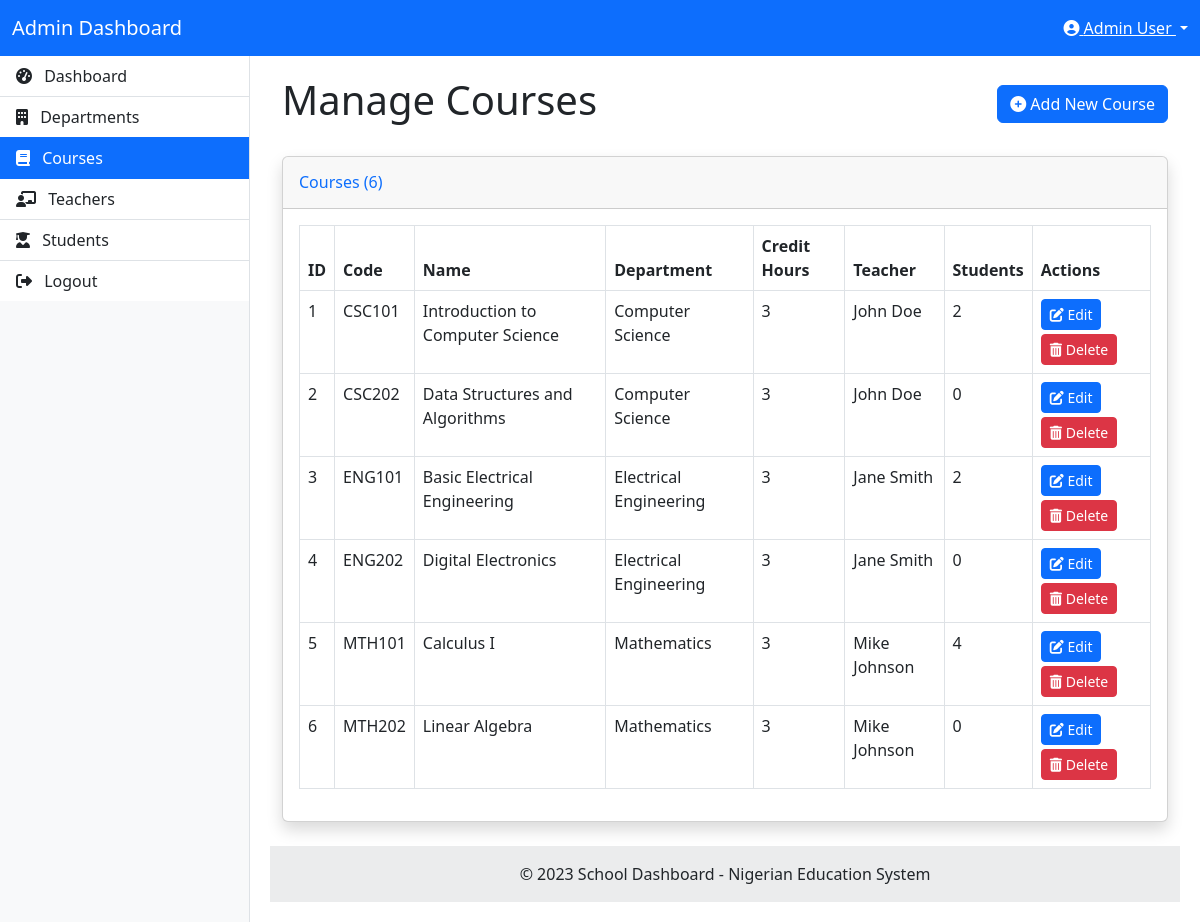
The page /admin/courses.php (signed in) on the database its author committed.
### tables this page shows
CREATE TABLE IF NOT EXISTS users (
    id INT AUTO_INCREMENT PRIMARY KEY,
    full_name VARCHAR(100) NOT NULL,
    email VARCHAR(100) NOT NULL UNIQUE,
    password VARCHAR(255) NOT NULL,
    user_type_id INT NOT NULL,
    department_id INT,
    age INT,
    profile_picture VARCHAR(255) DEFAULT 'default.jpg',
    created_at TIMESTAMP DEFAULT CURRENT_TIMESTAMP,
    FOREIGN KEY (user_type_id) REFERENCES user_types(id),
    FOREIGN KEY (department_id) REFERENCES departments(id)
);

CREATE TABLE IF NOT EXISTS courses (
    id INT AUTO_INCREMENT PRIMARY KEY,
    course_code VARCHAR(20) NOT NULL,
    title VARCHAR(100) NOT NULL,
    department_id INT NOT NULL,
    semester_id INT NOT NULL,
    credit_units INT NOT NULL,
    teacher_id INT,
    FOREIGN KEY (department_id) REFERENCES departments(id),
    FOREIGN KEY (semester_id) REFERENCES semesters(id),
    FOREIGN KEY (teacher_id) REFERENCES users(id)
);

CREATE TABLE IF NOT EXISTS departments (
    id INT AUTO_INCREMENT PRIMARY KEY,
    name VARCHAR(100) NOT NULL,
    created_at TIMESTAMP DEFAULT CURRENT_TIMESTAMP
);

### classes/Database.php (called while the page is built, shortened)
<?php
class Database {
    private $host = "localhost";
    private $username = "root";
    private $password = "";
    private $database = "school_dashboard";
    private $conn;
    public function __construct() {
        $this->conn = new mysqli($this->host, $this->username, $this->password, $this->database);
    }
    public function query($sql) {
        return $this->conn->query($sql);
    }
    public function prepare($sql) {
        return $this->conn->prepare($sql);
    }
}
?>

### classes/SessionManager.php (called while the page is built, shortened)
<?php
class SessionManager {
    public static function getUserId() {
        return isset($_SESSION['user_id']) ? $_SESSION['user_id'] : null;
    }
}
?>

### classes/User.php (called while the page is built, shortened)
<?php
require_once 'Database.php';
class User {
    private $db;
    public function __construct() {
        $this->db = new Database();
    }
    public function getUserById($id) {
        $sql = "SELECT u.*, d.name as department_name
                FROM users u
                LEFT JOIN departments d ON u.department_id = d.id
                WHERE u.id = ?";
        $stmt = $this->db->prepare($sql);
        $stmt->bind_param("i", $id);
        $stmt->execute();
        $result = $stmt->get_result();
        if ($result->num_rows === 1) {
            return $result->fetch_assoc();
        }
        return false;
    }
}
?>

### classes/Course.php (called while the page is built, shortened)
<?php
require_once 'Database.php';
class Course {
    private $db;
    public function __construct() {
        $this->db = new Database();
    }
    public function getAllCoursesWithDetails() {
        $sql = "SELECT c.*, d.name as department_name, u.full_name as teacher_name
                FROM courses c
                LEFT JOIN departments d ON c.department_id = d.id
                LEFT JOIN users u ON c.teacher_id = u.id
                ORDER BY c.id ASC";
        $result = $this->db->query($sql);
        $courses = [];
        while ($row = $result->fetch_assoc()) {
            $courses[] = $row;
        }
        return $courses;
    }
    public function getEnrolledStudentsCount($course_id) {
        $sql = "SELECT COUNT(*) as count FROM student_courses WHERE course_id = ?";
        $stmt = $this->db->prepare($sql);
        $stmt->bind_param("i", $course_id);
        $stmt->execute();
        $result = $stmt->get_result();
        if ($result->num_rows === 1) {
            $row = $result->fetch_assoc();
            return $row['count'];
        }
        return 0;
    }
}
?>

### admin/courses.php (the view, shortened to what this page needs)
<!DOCTYPE html>
<html lang="en">
<head>
    <link href="https://cdn.jsdelivr.net/npm/bootstrap@5.3.0-alpha1/dist/css/bootstrap.min.css" rel="stylesheet">
    <link rel="stylesheet" href="https://cdnjs.cloudflare.com/ajax/libs/font-awesome/6.4.0/css/all.min.css">
</head>
<body>
    <?php
    require_once '../classes/SessionManager.php';
    require_once '../classes/User.php';
    require_once '../classes/Course.php';
    $user = new User();
    $course = new Course();
    $userData = $user->getUserById(SessionManager::getUserId());
    $courses = $course->getAllCoursesWithDetails();
    ?>
    <nav class="navbar navbar-expand-lg navbar-dark bg-primary">
        <div class="container-fluid">
            <a class="navbar-brand" href="dashboard.php">Admin Dashboard</a>
            <div class="ms-auto">
                <div class="dropdown">
                    <a class="text-white dropdown-toggle" href="#" role="button" id="dropdownMenuLink" data-bs-toggle="dropdown" aria-expanded="false">
                        <i class="fas fa-user-circle"></i> <?php echo $userData['full_name']; ?>
                    </a>
                </div>
            </div>
        </div>
    </nav>
    <div class="layout-container">
        <div class="sidebar">
            <div class="list-group list-group-flush">
                <a href="dashboard.php" class="list-group-item list-group-item-action">
                    <i class="fas fa-tachometer-alt me-2"></i> Dashboard
                </a>
                <a href="departments.php" class="list-group-item list-group-item-action">
                    <i class="fas fa-building me-2"></i> Departments
                </a>
                <a href="courses.php" class="list-group-item list-group-item-action active">
                    <i class="fas fa-book me-2"></i> Courses
                </a>
                <a href="teachers.php" class="list-group-item list-group-item-action">
                    <i class="fas fa-chalkboard-teacher me-2"></i> Teachers
                </a>
                <a href="students.php" class="list-group-item list-group-item-action">
                    <i class="fas fa-user-graduate me-2"></i> Students
                </a>
                <a href="../logout.php" class="list-group-item list-group-item-action">
                    <i class="fas fa-sign-out-alt me-2"></i> Logout
                </a>
            </div>
        </div>
        <div class="content">
            <div class="container-fluid">
                <div class="d-flex justify-content-between align-items-center mb-4">
                    <h1>Manage Courses</h1>
                    <button type="button" class="btn btn-primary" data-bs-toggle="modal" data-bs-target="#addCourseModal">
                        <i class="fas fa-plus-circle"></i> Add New Course
                    </button>
                </div>
                <div class="card shadow mb-4">
                    <div class="card-header py-3">
                        <h6 class="m-0 font-weight-bold text-primary">Courses (<?php echo count($courses); ?>)</h6>
                    </div>
                    <div class="card-body">
                        <?php if (empty($courses)): ?>
                            <div class="alert alert-info">
                                <p>No courses found.</p>
                            </div>
                        <?php else: ?>
                            <div class="table-responsive">
                                <table class="table table-bordered" width="100%" cellspacing="0">
                                    <thead>
                                        <tr>
                                            <th>ID</th>
                                            <th>Code</th>
                                            <th>Name</th>
                                            <th>Department</th>
                                            <th>Credit Hours</th>
                                            <th>Teacher</th>
                                            <th>Students</th>
                                            <th>Actions</th>
                                        </tr>
                                    </thead>
                                    <tbody>
                                        <?php foreach ($courses as $c):
                                            $studentsCount = $course->getEnrolledStudentsCount($c['id']);
                                        ?>
                                            <tr>
                                                <td><?php echo $c['id']; ?></td>
                                                <td><?php echo $c['course_code']; ?></td>
                                                <td><?php echo $c['title']; ?></td>
                                                <td><?php echo $c['department_name']; ?></td>
                                                <td><?php echo $c['credit_units']; ?></td>
                                                <td><?php echo $c['teacher_name']; ?></td>
                                                <td><?php echo $studentsCount; ?></td>
                                                <td>
                                                    <button type="button" class="btn btn-sm btn-primary mb-1 edit-course"
                                                            data-id="<?php echo $c['id']; ?>"
                                                            data-name="<?php echo $c['title']; ?>"
                                                            data-code="<?php echo $c['course_code']; ?>"
                                                            data-description="<?php echo isset($c['description']) ? $c['description'] : ''; ?>"
                                                            data-credit-hours="<?php echo $c['credit_units']; ?>"
                                                            data-department="<?php echo $c['department_id']; ?>"
                                                            data-teacher="<?php echo $c['teacher_id']; ?>"
                                                            data-bs-toggle="modal" data-bs-target="#editCourseModal">
                                                        <i class="fas fa-edit"></i> Edit
                                                    </button>
                                                    <form method="POST" action="" style="display:inline;">
                                                        <button type="submit" name="delete_course" class="btn btn-sm btn-danger"
                                                                onclick="return confirm('Are you sure you want to delete this course? This action cannot be undone.');">
                                                            <i class="fas fa-trash-alt"></i> Delete
                                                        </button>
                                                    </form>
                                                </td>
                                            </tr>
                                        <?php endforeach; ?>
                                    </tbody>
                                </table>
                            </div>
                        <?php endif; ?>
                    </div>
                </div>
            </div>
            <?php
            include '../includes/footer.php';
            ?>
</body>
</html>

### includes/footer.php (shortened to what this page needs)
        <footer class="bg-light text-center text-lg-start mt-auto">
            <div class="text-center p-3" style="background-color: rgba(0, 0, 0, 0.05);">
                © 2023 School Dashboard - Nigerian Education System
            </div>
        </footer>
    </body>
</html>

### admin/courses.php (style rules this page uses)
.layout-container { display: table; width: 100%; height: calc(100vh - 56px); }
.sidebar { display: table-cell; width: 250px; background-color: #f8f9fa; vertical-align: top; border-right: 1px solid #dee2e6; }
.content { display: table-cell; vertical-align: top; padding: 20px; }
.list-group-item { border-radius: 0; border-left: none; border-right: none; }

### rows shown on the page
users: full_name "Admin User"
courses: id "1", course_code "CSC101", title "Introduction to Computer Science", department.name "Computer Science", credit_units "3", teacher.full_name "John Doe", studentsCount "2"
courses: id "2", course_code "CSC202", title "Data Structures and Algorithms", department.name "Computer Science", credit_units "3", teacher.full_name "John Doe", studentsCount "0"
courses: id "3", course_code "ENG101", title "Basic Electrical Engineering", department.name "Electrical Engineering", credit_units "3", teacher.full_name "Jane Smith", studentsCount "2"
courses: id "4", course_code "ENG202", title "Digital Electronics", department.name "Electrical Engineering", credit_units "3", teacher.full_name "Jane Smith", studentsCount "0"
courses: id "5", course_code "MTH101", title "Calculus I", department.name "Mathematics", credit_units "3", teacher.full_name "Mike Johnson", studentsCount "4"
courses: id "6", course_code "MTH202", title "Linear Algebra", department.name "Mathematics", credit_units "3", teacher.full_name "Mike Johnson", studentsCount "0"

### other values the page prints
count($courses) "6"
